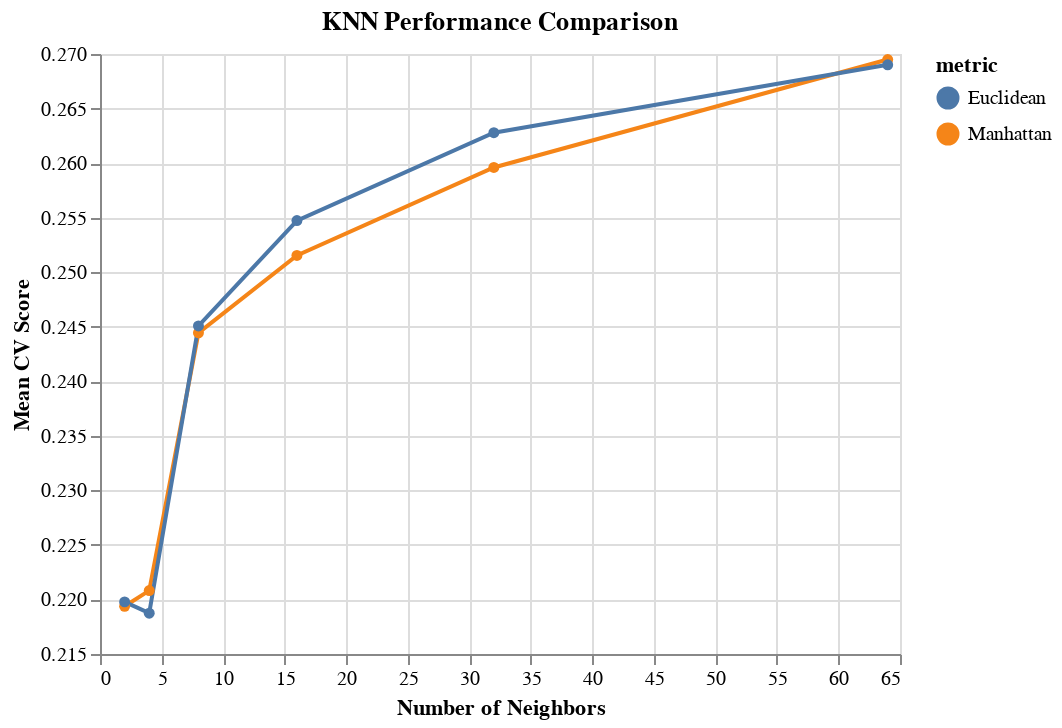

The notebook cell saved with this chart:
### Code cell
alt.Chart(results_KNN,
 title='KNN Performance Comparison'
 ).mark_line(point=True).encode(
 alt.X('n_neighbors', title='Number of Neighbors'),
 alt.Y('test_score', title='Mean CV Score', scale=alt.Scale(zero=False)),
 color='metric'
)

### Figure 1 — Vega-Lite specification as saved in the notebook (floating-point values rounded to 4 significant figures)
{"config": {"view": {"continuousWidth": 400, "continuousHeight": 300}}, "data": {"name": "data-2711bb66e4549bb7cb0223d142e87381"}, "mark": {"type": "line", "point": true}, "encoding": {"color": {"field": "metric", "type": "nominal"}, "x": {"field": "n_neighbors", "title": "Number of Neighbors", "type": "quantitative"}, "y": {"field": "test_score", "scale": {"zero": false}, "title": "Mean CV Score", "type": "quantitative"}}, "title": "KNN Performance Comparison", "$schema": "https://vega.github.io/schema/vega-lite/v4.17.0.json", "datasets": {"data-2711bb66e4549bb7cb0223d142e87381": [{"n_neighbors": 2, "p": 1, "test_score": 0.2194, "metric": "Manhattan"}, {"n_neighbors": 2, "p": 2, "test_score": 0.2198, "metric": "Euclidean"}, {"n_neighbors": 4, "p": 1, "test_score": 0.2208, "metric": "Manhattan"}, {"n_neighbors": 4, "p": 2, "test_score": 0.2187, "metric": "Euclidean"}, {"n_neighbors": 8, "p": 1, "test_score": 0.2444, "metric": "Manhattan"}, {"n_neighbors": 8, "p": 2, "test_score": 0.2451, "metric": "Euclidean"}, {"n_neighbors": 16, "p": 1, "test_score": 0.2515, "metric": "Manhattan"}, {"n_neighbors": 16, "p": 2, "test_score": 0.2547, "metric": "Euclidean"}, {"n_neighbors": 32, "p": 1, "test_score": 0.2596, "metric": "Manhattan"}, {"n_neighbors": 32, "p": 2, "test_score": 0.2628, "metric": "Euclidean"}, {"n_neighbors": 64, "p": 1, "test_score": 0.2695, "metric": "Manhattan"}, {"n_neighbors": 64, "p": 2, "test_score": 0.269, "metric": "Euclidean"}]}}
